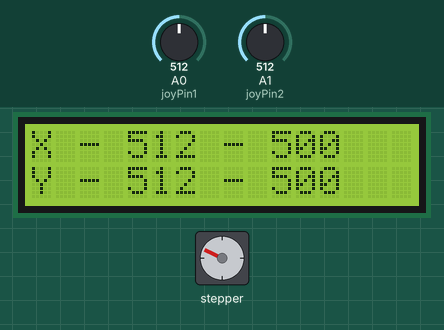
Simulated run of this sketch. Board: Arduino Uno, built with avr-gcc and run on an emulated ATmega328P. Shown: 16×2 character LCD, stepper motor. Inputs (shaded band) come from the test bench; at power-on: A0 (joyPin1) = 512, A1 (joyPin2) = 512. Stepper angles assume 200 steps per turn; what the sketch prints to the serial monitor is not drawn.

Above: at 2.46 s.
2.5 s: A0 (joyPin1) set to 0
At 3.6 s:
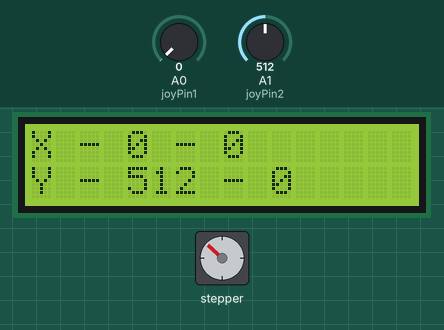
4.1 s: A0 (joyPin1) set to 122
At 4.58 s:
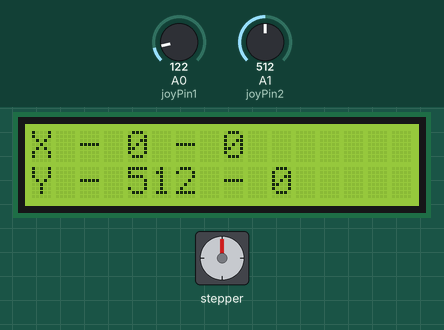
6.8 s: A1 (joyPin2) set to 0
At 7.95 s:
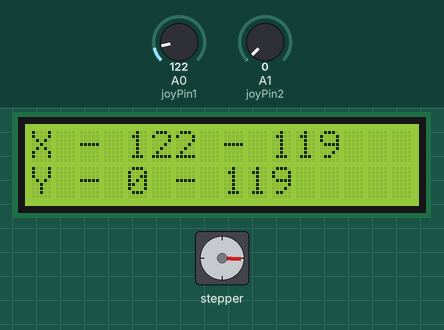
9.8 s: A0 (joyPin1) set to 306
At 11.03 s:
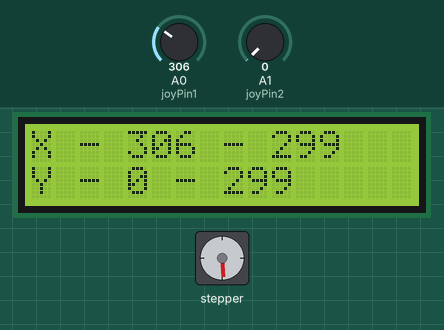
12.8 s: A1 (joyPin2) set to 122
At 14.37 s:
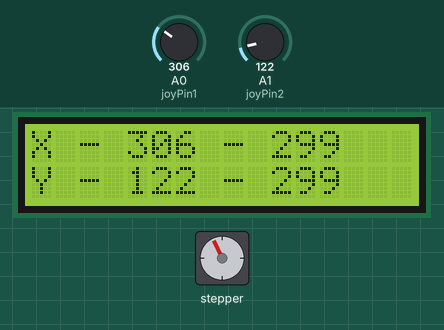
15.8 s: A1 (joyPin2) set to 306
At 17.1 s:
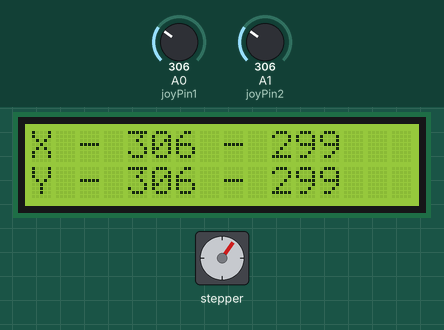
Timing chart, 0 to 19.4 s (numbered marks = the images above; inputs shaded):
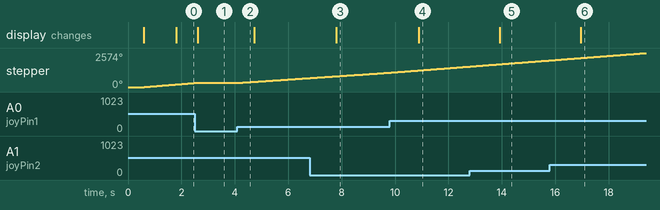

The sketch:

ControllStepper.ino
```cpp
/*
*  LCM1602 & Arduino Uno
*  VCC - > 5 V
*  GND - GND
*  SCL -> A5
*  SDA -> A4
*/

#include <Wire.h>   // standardowa biblioteka Arduino
#include <LiquidCrystal_I2C.h> // dolaczenie pobranej biblioteki I2C dla LCD

#include <Stepper.h>

#include <Timer.h>

LiquidCrystal_I2C lcd(0x27, 2, 1, 0, 4, 5, 6, 7, 3, POSITIVE);  // Ustawienie adresu ukladu na 0x27

 int joyPin1 = 0;                 // slider variable connecetd to analog pin 0
 int joyPin2 = 1;                 // slider variable connecetd to analog pin 1

 int valueX = 0;                  // variable to read the value from the analog pin 0
 int valueY = 0;                  // variable to read the value from the analog pin 1

 int speedX = 0;

 #define motorPin1 8
 #define motorPin2 9
 #define motorPin3 10
 #define motorPin4 11

 #define STEPS_PER_MOTOR_REVOLUTION 32
 #define STEPS_PER_MOTOR_AND_GEAR_REVOLUTION 32 * 64

const int stepsPerRevolution = 200;

 Stepper myStepper(stepsPerRevolution, 8, 10, 9, 11);

Timer serialTimer;
Timer lcdTimer;

void setup()
{
  lcd.begin(16,2);   // Inicjalizacja LCD 2x16

  lcd.backlight(); // zalaczenie podwietlenia
  lcd.setCursor(0,0); // Ustawienie kursora w pozycji 0,0 (pierwszy wiersz, pierwsza kolumna)
  lcd.print("Dawid Korub1a!");
  delay(500);
  lcd.setCursor(0,1); //Ustawienie kursora w pozycji 0,0 (drugi wiersz, pierwsza kolumna)
  lcd.print("Hello World");

  Serial.begin(9600);

  serialTimer.every(1000, serialTimerCallback);
  lcdTimer.every(1000, lcdTimerCallback);
}

void serialTimerCallback(){
  Serial.print("J - valueX = ");
  Serial.print(valueX);
  Serial.print(", treatValue = ");
  Serial.print(speedX);
  Serial.println();
}

void lcdTimerCallback(){
  lcd.clear();
  lcd.setCursor(0,0); // Ustawienie kursora w pozycji 0,0 (pierwszy wiersz, pierwsza kolumna)
  lcd.print("X - ");
  lcd.print(valueX);
  lcd.print(" - ");
  lcd.print(speedX);

  lcd.setCursor(0,1); //Ustawienie kursora w pozycji 0,0 (drugi wiersz, pierwsza kolumna)
  lcd.print("Y - ");
  lcd.print(valueY);
  lcd.print(" - ");
  lcd.print(speedX);
}

void loop()
{
   valueX = analogRead(joyPin1);
   delay(10);
   valueY = analogRead(joyPin2);
   delay(10);

   speedX = treatValue(valueX);

   if (speedX > 0) {
     myStepper.setSpeed(speedX);
    // step 1/100 of a revolution:
     myStepper.step(stepsPerRevolution / 100);
  }

  serialTimer.update();
  lcdTimer.update();
//  delay(500);
}

 int treatValue(int data) {
    return map(data,0, 1023, 0,1000);
 }
```

Measured:
- after the input at 2.5 s, stepper: goes on until 2.5 s, then stays 313°; the display: changes after 0.12 s (image 1)
- after the input at 4.1 s, stepper: keeps turning clockwise at about 137°/s, starting at once
- after the input at 6.8 s, the display: changes after 1.0 s (image 3)
- after the input at 9.8 s, the display: changes after 1.1 s (image 4)
- after the input at 12.8 s, the display: changes after 1.1 s (image 5)
- after the input at 15.8 s, the display: changes after 1.2 s (image 6)
- by itself, stepper: keeps turning clockwise at about 164°/s
